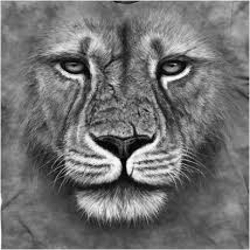
#> input picture ProcesamientoImagenes/Python/images/gray/lion_gray.jpg, 250 x 250 px
$ python ejemplo_01.py
#> lines starting #> are read from the running program, lines starting #| are printed output that depends on the picture
#!/usr/bin/env python3
# -*- coding: utf-8 -*-
"""
ejemplo_01
An image plotted as a surface
@author: jsaavedr
"""
from mpl_toolkits.mplot3d import Axes3D
import matplotlib.pyplot as plt
import numpy as np
from skimage import  io


if __name__ == '__main__' :
    filename ='./images/gray/lion_gray.jpg'

    image=io.imread(filename)
#> image is the input picture: shape (250, 250); min 0, max 254, mean 113.1
    start_p = (125,125)
    end_p = (150,150)
    #a sub-image (region of interest) is extracted
    simage=image[start_p[0]:end_p[0], start_p[1]:end_p[1]]
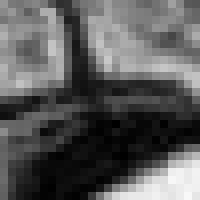
#> simage: shape (25, 25) (shown 8 times larger); min 0, max 248, mean 89.9

    #ready to display
    fig, xs = plt.subplots(1,2)

    xs[0].imshow(simage, cmap='gray', vmax=255, vmin = 0)
    xs[0].axis('off')

    #mgrid yiends all the points defined in a region
    xx, yy = np.mgrid[0:simage.shape[0], 0:simage.shape[1]]
    xs[1]=fig.add_subplot(1,2,2,projection='3d')
    xs[1].plot_surface(xx, yy, simage, cmap='gray')
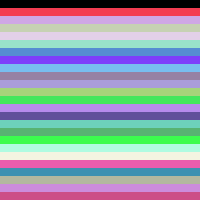
#> xx: shape (25, 25) int64 (shown 8 times larger); 25 distinct labels, from 0 to 24; one colour per label, 0 black
    xs[1].axis('on')
    plt.show()
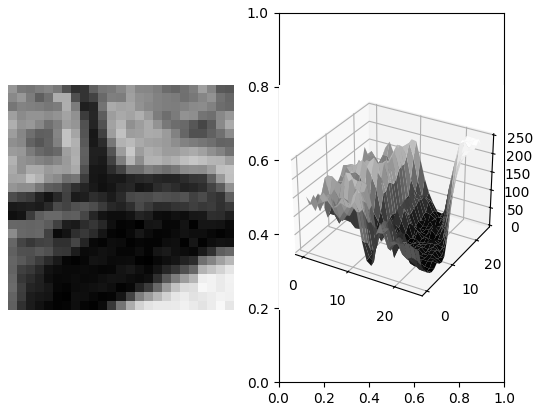
#> figure drawn by matplotlib, 2 panels
